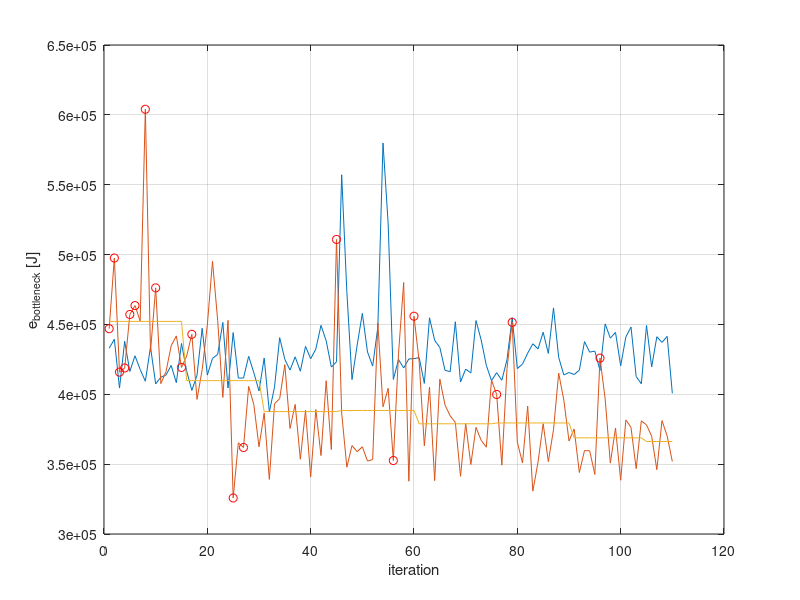

Reproduce this figure in MATLAB.
clc
clear
close all

i = 1:110;

e_bttle_eps = [
    446941
    497525
    415855
    418822
    457138
    463507
    452438
    604014
    430600
    476179
    407616
    416197
    434674
    441811
    419231
    427430
    442926
    396353
    417604
    449676
    495217
    452922
    397734
    452932
    325797
    365315
    361918
    405644
    392645
    362425
    386659
    339045
    393190
    396894
    421219
    375554
    392739
    353536
    388548
    340914
    389083
    356118
    409747
    360433
    510830
    386627
    347844
    363328
    358895
    362419
    352205
    353265
    450998
    391038
    404291
    352598
    428945
    480010
    337785
    455878
    423341
    363109
    405152
    338201
    410876
    392355
    384570
    379860
    341303
    379099
    349731
    376305
    367046
    362120
    410180
    399867
    349279
    418437
    451483
    365722
    350825
    391561
    330699
    351351
    378955
    351791
    374623
    415165
    395785
    366579
    375162
    343992
    359739
    359577
    342649
    425891
    396577
    350750
    375821
    338485
    381650
    376299
    346779
    381005
    378083
    369979
    346030
    381181
    370118
    351853
    ];

e_bttle_sh = [
    432899
    439376
    404448
    437930
    416354
    427561
    417761
    409362
    433781
    407385
    412232
    413792
    420643
    408293
    436403
    416599
    402773
    413616
    447275
    413723
    425703
    428529
    451397
    404523
    444197
    411579
    411636
    427198
    415387
    402399
    425909
    387404
    405075
    440540
    425009
    417338
    426806
    416525
    434309
    425401
    432399
    449352
    438308
    419494
    423299
    557126
    473472
    410544
    435255
    457917
    430259
    420217
    448046
    579834
    521920
    410633
    424843
    418843
    425293
    425529
    426250
    407815
    454778
    438576
    433541
    417174
    416172
    451914
    408818
    418004
    415288
    452771
    438840
    420666
    409786
    415491
    410011
    424849
    454870
    418405
    421665
    429431
    436158
    432496
    444411
    429268
    461816
    426456
    413837
    415568
    414137
    417283
    437715
    430161
    430950
    416984
    450371
    440163
    444296
    420363
    441004
    448152
    412710
    407506
    449276
    419608
    441187
    437145
    441439
    400682
    ];

exploring = [1
    2
    3
    4
    5
    6
    8
    10
    15
    17
    25
    27
    45
    56
    60
    76
    79
    96];

figure
plot(i, e_bttle_sh)
hold on
plot(i, e_bttle_eps)

e_bttle_eps_delta_mean = [];

disp(['i = ' num2str(length(e_bttle_sh)/10)])

delta_mean = 15;

for i = 1:(length(e_bttle_sh)/delta_mean)
    
    disp(['i = ' num2str(i)])
    
    e_bttle_eps_delta_mean((i-1)*delta_mean + 1 : (i-1)*delta_mean+delta_mean,1) = ...
        mean(e_bttle_eps((i-1)*delta_mean+1:(i-1)*delta_mean+delta_mean));
    
end

e_bttle_eps_delta_mean(end:end+5) = mean(e_bttle_eps(end-5:end));

% disp(e_bttle_eps_10_mean)
% disp(e_bttle_eps)

plot(e_bttle_eps_delta_mean)

% coeffs_eps = polyfit(i, e_bttle_eps', 1);
% coeffs_sh = polyfit(1:length(e_bttle_sh), e_bttle_sh', 1);
% xFitting = i; % Or wherever...
% yFitted_eps = polyval(coeffs_eps, xFitting);
% yFitted_sh = polyval(coeffs_sh, xFitting);
% plot(yFitted_eps);
% plot(yFitted_sh);

scatter(exploring,e_bttle_eps(exploring),'r')

% legend( 'SH', '\epsilon-MH', '\epsilon reg.', 'Explore')
grid on
xlabel('iteration')
ylabel('e_{bottleneck} [J]')

%% CUMULATED
%
% e_cum_eps = [
% 446941
% 944466
% 1215892
% 1589436
% 1971756
% 2435263
% 2838587
% 3248704
% 3630378
% 4036263
% 4375510
% 4790694
% 5196315
% 5638126
% 5993226
% 6420656
% 6789211
% 7185564
% 7603168
% 8052844
% 8548061
% 9000983
% 9398717
% 9851649
% 10177446
% 10530234
% 10880612
% 11265916
% 11606736
% 11958914
% 12324139
% 12662178
% 13055368
% 13439697
% 13860916
% 14220232
% 14608292
% 14945165
% 15295471
% 15632979
% 15984991
% 16341109
% 16750856
% 17107593
% 17472951
% 17857230
% 18190297
% 18553625
% 18886589
% 19244403
% 19595819
% 19949084
% 20363290
% 20754328
% 21130300
% 21394582
% 21823527
% 22257108
% 22591249
% 22979136
% 23353383
% 23704554
% 24109706
% 24447907
% 24858783
% 25251138
% 25635708
% 26010218
% 26344130
% 26723229
% 27063652
% 27439957
% 27807003
% 28153460
% 28539749
% 28915346
% 29260975
% 29679412
% 30079783
% 30445505
% 30788598
% 31180159
% 31507983
% 31859334
% 32224072
% 32560164
% 32927378
% 33342543
% 33723133
% 34069229
% 34421275
% 34762540
% 35122279
% 35465110
% 35804666
% 36228495
% 36625072
% 36965558
% 37334122
% 37672607
% 38054257
% 38430556
% 38777335
% 39158340
% 39536423
% 39879298
% 40221176
% 40602357
% 40972475
% 41368395
%
% ];
%
% e_cum_sh = [
%     432899
% 859330
% 1241001
% 1678931
% 2062138
% 2455832
% 2871729
% 3247059
% 3661790
% 4069175
% 4481407
% 4873526
% 5277994
% 5686287
% 6104274
% 6488611
% 6862400
% 7276016
% 7723291
% 8122381
% 8490876
% 8872076
% 9252358
% 9634630
% 10015543
% 10395954
% 10757098
% 11161961
% 11540846
% 11934336
% 12346649
% 12714573
% 13105721
% 13501894
% 13920984
% 14331302
% 14747620
% 15132301
% 15525611
% 15924703
% 16321793
% 16771145
% 17193316
% 17604507
% 17979688
% 18507926
% 18934760
% 19308086
% 19743341
% 20156807
% 20558492
% 20965381
% 21372203
% 21899233
% 22321648
% 22710070
% 23107304
% 23487371
% 23912664
% 24320264
% 24714917
% 25103573
% 25514621
% 25879746
% 26306201
% 26687385
% 27064462
% 27465127
% 27840711
% 28222667
% 28617408
% 29070179
% 29468629
% 29856475
% 30254201
% 30653509
% 31063520
% 31467215
% 31878645
% 32297050
% 32715369
% 33127202
% 33563360
% 33967129
% 34363134
% 34790698
% 35216943
% 35617401
% 36003151
% 36405795
% 36794634
% 37181230
% 37601370
% 38014208
% 38389659
% 38806643
% 39207907
% 39608337
% 40052633
% 40472996
% 40872166
% 41320318
% 41705900
% 42102281
% 42538179
% 42957787
% 43357240
% 43753087
% 44139629
% 44532434
% ];
%
% figure
% plot(i, e_cum_sh, 'LineWidth',1)
% hold on
% plot(i, e_cum_eps, 'LineWidth',1)
%
% x_axis_fill = 1:31;
% jbfill(x_axis_fill,e_cum_eps(x_axis_fill)',e_cum_sh(x_axis_fill)')
%
% x_axis_fill = 31:110;
% jbfill(x_axis_fill,e_cum_sh(x_axis_fill)',e_cum_eps(x_axis_fill)')
%
% grid on
% xlabel('iteration')
% ylabel('e_{cum} [J]')
% legend('SH', '\epsilon-MH')
%
% rho = 100 .* (e_cum_sh - e_cum_eps)./e_cum_sh;
% figure
% plot(i, rho)
% hold on
% plot(i, zeros(length(i)))
% grid on
% xlabel('iteration')
% ylabel('\rho [%]')
% %  = (e_{cum}^{SH} - e_{cum}^{MH}) / e_{cum}^{SH}
% area(1:3, rho(1:3))
% area(3:21, rho(3:21))
% area(21:31, rho(21:31))
% area(31:110, rho(31:110))


%% SAVING RATIO CURVE IS INTERESTING :D

